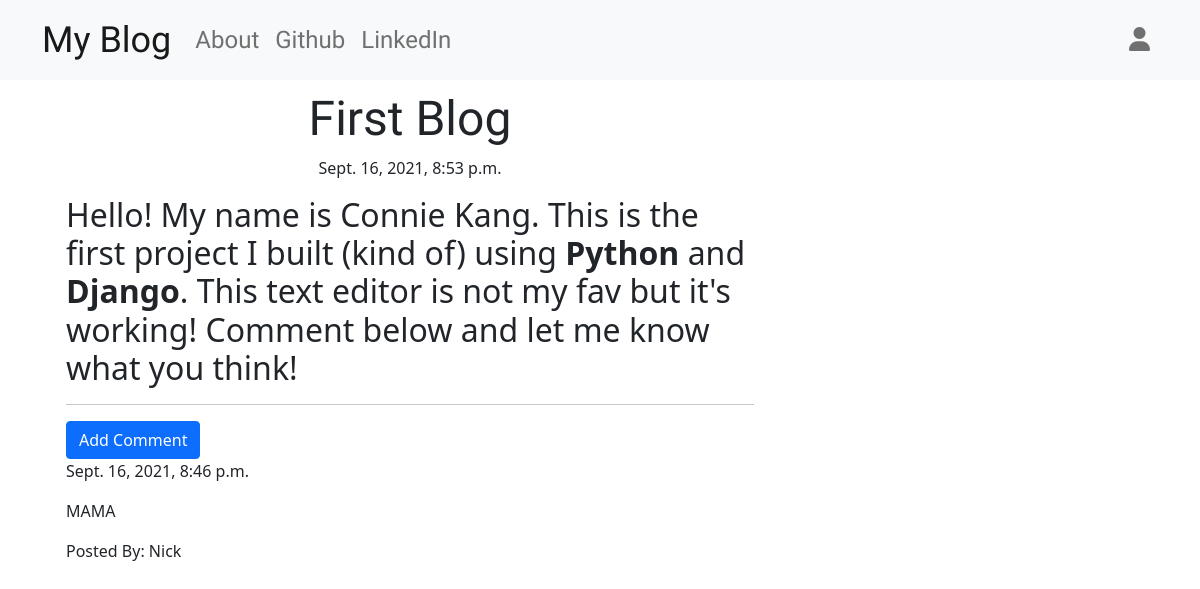
/post/1, run on the app's committed database.
### blog/models.py (models this page shows, shortened)
class Post(models.Model):
    author = models.ForeignKey('auth.User', on_delete=models.CASCADE)
    title = models.CharField(max_length=200)
    text = models.TextField()
    create_date = models.DateTimeField(default=timezone.now())
    published_date = models.DateTimeField(blank=True, null=True)

class Comment(models.Model):
    post = models.ForeignKey('blog.Post', related_name='comments',on_delete=models.CASCADE)
    author = models.CharField(max_length=200)
    text = models.TextField()
    create_date = models.DateTimeField(default=timezone.now())
    approved_comment = models.BooleanField(default=False)

### blog/views.py (the view)
# urls.py: re_path(r'post/(?P<pk>\d+)$', views.PostDetailView.as_view(), name='post_detail'),
class PostDetailView(DetailView):
    model = Post

### blog/templates/blog/post_detail.html (shortened to what this page needs)
{% extends 'blog/base.html' %}
{% block content %}
<div class="container">
<h1 class="posttitle loader">
    {{post.title}}
</h1>
{% if post.published_date %}
<div class="date postdate">
    {{ post.published_date }}
</div>
{% else %}
<a class="btn btn-dark" href="{% url 'post_publish' pk=post.pk %}">Publish</a>
{% endif %}
<p class="postcontent">{{post.text|safe|linebreaksbr}}</p>
<hr>
    <a href="{% url 'add_comment_to_post' pk=post.pk %}" class="btn btn-primary btn-comment">Add Comment</a>
    {% for comment in post.comments.all  %}
    <br>
        {% if user.is_authenticated or comment.approved_comment %}
            {{comment.create_date}}
            <p>{{comment.text|safe|linebreaksbr}}</p>
            <p>Posted By: {{comment.author}}</p>
        {% endif %}
        {% empty %}
        <p>No Comment</p>
    {% endfor %}
</div>
{% endblock content %}

### blog/static/css/blog.css (style rules this page uses)
.postdate { text-align: center; }
.posttitle { font-family: 'Architects Daughter', cursive; font-size: 3em; text-align: center; }
.postcontent { font-family: 'Antic Slab', serif; font-size: 1.5em; }
.btn-comment { position:relative; right: 0px; }
.loader { filter:hue-rotate(0deg); color:linear-gradient(45deg,#0f8,#08f); animation:hue 10000ms infinite linear; }

### data on the page
Post: title "First Blog", published_date "Sept. 16, 2021, 8:53 p.m.", text "Hello! My name is Connie Kang. This is the first project I built (kind of) using Python and Django . This text editor is not my fav but it's working! Comment below and let me know what you think!"
Comment: create_date "Sept. 16, 2021, 8:46 p.m.", text "MAMA", author "Nick"
